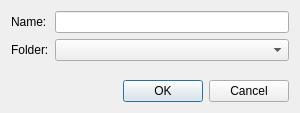
<?xml version="1.0" encoding="UTF-8"?>
<ui version="4.0">
 <class>Meerkat::BookmarksBarDialog</class>
 <widget class="QDialog" name="Meerkat::BookmarksBarDialog">
  <property name="geometry">
   <rect>
    <x>0</x>
    <y>0</y>
    <width>300</width>
    <height>113</height>
   </rect>
  </property>
  <property name="windowTitle">
   <string>Edit Toolbar</string>
  </property>
  <layout class="QVBoxLayout" name="verticalLayout">
   <item>
    <layout class="QFormLayout" name="formLayout">
     <item row="1" column="0">
      <widget class="QLabel" name="folderLabel">
       <property name="text">
        <string>Folder:</string>
       </property>
       <property name="buddy">
        <cstring>folderComboBox</cstring>
       </property>
      </widget>
     </item>
     <item row="1" column="1">
      <widget class="Meerkat::BookmarksComboBoxWidget" name="folderComboBox"/>
     </item>
     <item row="0" column="0">
      <widget class="QLabel" name="titleLabel">
       <property name="text">
        <string>Name:</string>
       </property>
       <property name="buddy">
        <cstring>titleLineEdit</cstring>
       </property>
      </widget>
     </item>
     <item row="0" column="1">
      <widget class="QLineEdit" name="titleLineEdit"/>
     </item>
    </layout>
   </item>
   <item>
    <widget class="QDialogButtonBox" name="buttonBox">
     <property name="orientation">
      <enum>Qt::Horizontal</enum>
     </property>
     <property name="standardButtons">
      <set>QDialogButtonBox::Cancel|QDialogButtonBox::Ok</set>
     </property>
    </widget>
   </item>
  </layout>
 </widget>
 <customwidgets>
  <customwidget>
   <class>Meerkat::BookmarksComboBoxWidget</class>
   <extends>QComboBox</extends>
   <header>src/ui/BookmarksComboBoxWidget.h</header>
  </customwidget>
 </customwidgets>
 <tabstops>
  <tabstop>titleLineEdit</tabstop>
  <tabstop>folderComboBox</tabstop>
 </tabstops>
 <resources/>
 <connections>
  <connection>
   <sender>buttonBox</sender>
   <signal>accepted()</signal>
   <receiver>Meerkat::BookmarksBarDialog</receiver>
   <slot>accept()</slot>
   <hints>
    <hint type="sourcelabel">
     <x>227</x>
     <y>91</y>
    </hint>
    <hint type="destinationlabel">
     <x>157</x>
     <y>112</y>
    </hint>
   </hints>
  </connection>
  <connection>
   <sender>buttonBox</sender>
   <signal>rejected()</signal>
   <receiver>Meerkat::BookmarksBarDialog</receiver>
   <slot>reject()</slot>
   <hints>
    <hint type="sourcelabel">
     <x>290</x>
     <y>97</y>
    </hint>
    <hint type="destinationlabel">
     <x>286</x>
     <y>112</y>
    </hint>
   </hints>
  </connection>
 </connections>
</ui>
